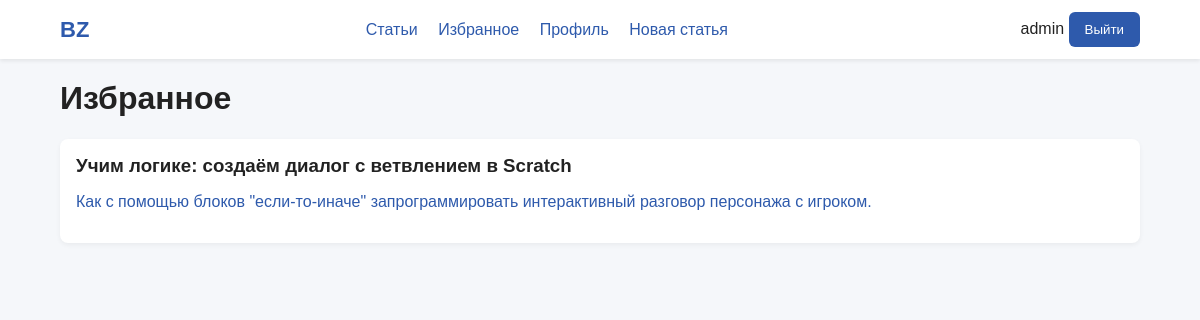
The page /favorites/ (signed in) on the database its author committed.
### kb/models.py (models this page shows, shortened)
class Article(models.Model):
    title = models.CharField(max_length=255)
    slug = models.SlugField(max_length=255, unique=True, blank=True)
    summary = models.CharField(blank=True)
    content = models.TextField()
    category = models.ForeignKey(Category, null=True, blank=True, on_delete=models.SET_NULL, related_name='articles')
    tags = models.ManyToManyField(Tag, blank=True, related_name='articles')
    author = models.ForeignKey(User, null=True, blank=True, on_delete=models.SET_NULL)
    is_published = models.BooleanField(default=False)
    created_at = models.DateTimeField(auto_now_add=True)
    updated_at = models.DateTimeField(auto_now=True)
    favorited_by = models.ManyToManyField(settings.AUTH_USER_MODEL, related_name='favorites', blank=True)
    edited_by = models.ManyToManyField(settings.AUTH_USER_MODEL, related_name='edited_articles', blank=True)
    editors = models.ManyToManyField(settings.AUTH_USER_MODEL, related_name='can_edit_articles', blank=True)
    image = models.ImageField(upload_to='article_images/', null=True, blank=True)
    class Meta:
        ordering = ['-created_at']
    def get_absolute_url(self):
        return reverse('kb:article_detail', args=[self.slug])

### kb/views.py (the view)
# urls.py: path('favorites/', views.favorites_list, name='favorites'),
@login_required
def favorites_list(request):
    articles = Article.objects.filter(favorited_by=request.user).order_by('-created_at')
    return render(request, 'kb/favorites.html', {'articles': articles})

### templates/kb/favorites.html (shortened to what this page needs)
{% extends 'kb/base.html' %}
{% block content %}
<h1>Избранное</h1>
<div class="article-list">
    {% for article in articles %}
        <a href="{{ article.get_absolute_url }}" class="article-card">
            <h3>{{ article.title }}</h3>
            <p>{{ article.summary|default:"Описание отсутствует" }}</p>
        </a>
    {% empty %}
        <p>Пусто.</p>
    {% endfor %}
</div>
{% endblock %}

### templates/kb/base.html (shortened to what this page needs)
{% load static %}
<!DOCTYPE html>
<html lang="ru">
<head>
    <link rel="stylesheet" href="{% static 'css/style.css' %}">
</head>
<body>
<header class="header">
    <div class="container header-wrap">
        <a href="{% url 'kb:article_list' %}" class="logo">BZ</a>
        <nav class="nav">
            <a href="{% url 'kb:article_list' %}">Статьи</a>
            <a href="{% url 'kb:favorites' %}">Избранное</a>
            <a href="{% url 'kb:profile' %}">Профиль</a>
            {% if user.is_authenticated %}
              <a href="{% url 'kb:article_create' %}">Новая статья</a>
            {% endif %}
        </nav>
        <div class="auth">
            {% if user.is_authenticated %}
                <span>{{ user.username }}</span>
                <form action="{% url 'logout' %}" method="post" style="display:inline;">
                  <button type="submit" class="logout-btn">Выйти</button>
                </form>
            {% else %}
                <a href="{% url 'login' %}">Войти</a>
                <a href="{% url 'kb:register' %}">Регистрация</a>
            {% endif %}
        </div>
    </div>
</header>
<main class="container">
  {% block content %}
  {% endblock %}
</main>
</body>
</html>

### static/css/style.css (style rules this page uses)
body { margin: 0; padding: 0; font-family: Arial, sans-serif; background: #f5f7fa; color: #222; }
.container { width: 90%; max-width: 1200px; margin: auto; }
a { color: #2e5aac; text-decoration: none; }
button, .btn { background: #2e5aac; color: white; border: none; padding: 10px 16px; cursor: pointer; border-radius: 6px; text-decoration: none; display: inline-block; }
.header { background: #fff; padding: 12px 0; box-shadow: 0 2px 4px rgba(0,0,0,0.08); margin-bottom: 20px; }
.header-wrap { display: flex; align-items: center; justify-content: space-between; }
.logo { font-weight: bold; font-size: 22px; color: #2e5aac; }
.nav a { margin-right: 16px; font-weight: 500; }
.article-list { display: grid; gap: 15px; }
.article-card { background: #fff; padding: 16px; border-radius: 8px; box-shadow: 0 2px 5px rgba(0,0,0,0.05); display: block; }
.article-card h3 { margin: 0 0 6px; color: #222; }

### rows shown on the page
Article: title "Учим логике: создаём диалог с ветвлением в Scratch", summary "Как с помощью блоков \"если-то-иначе\" запрограммировать интерактивный разговор персонажа с игроком."

### other values the page prints
{{ user.username }} "admin"
